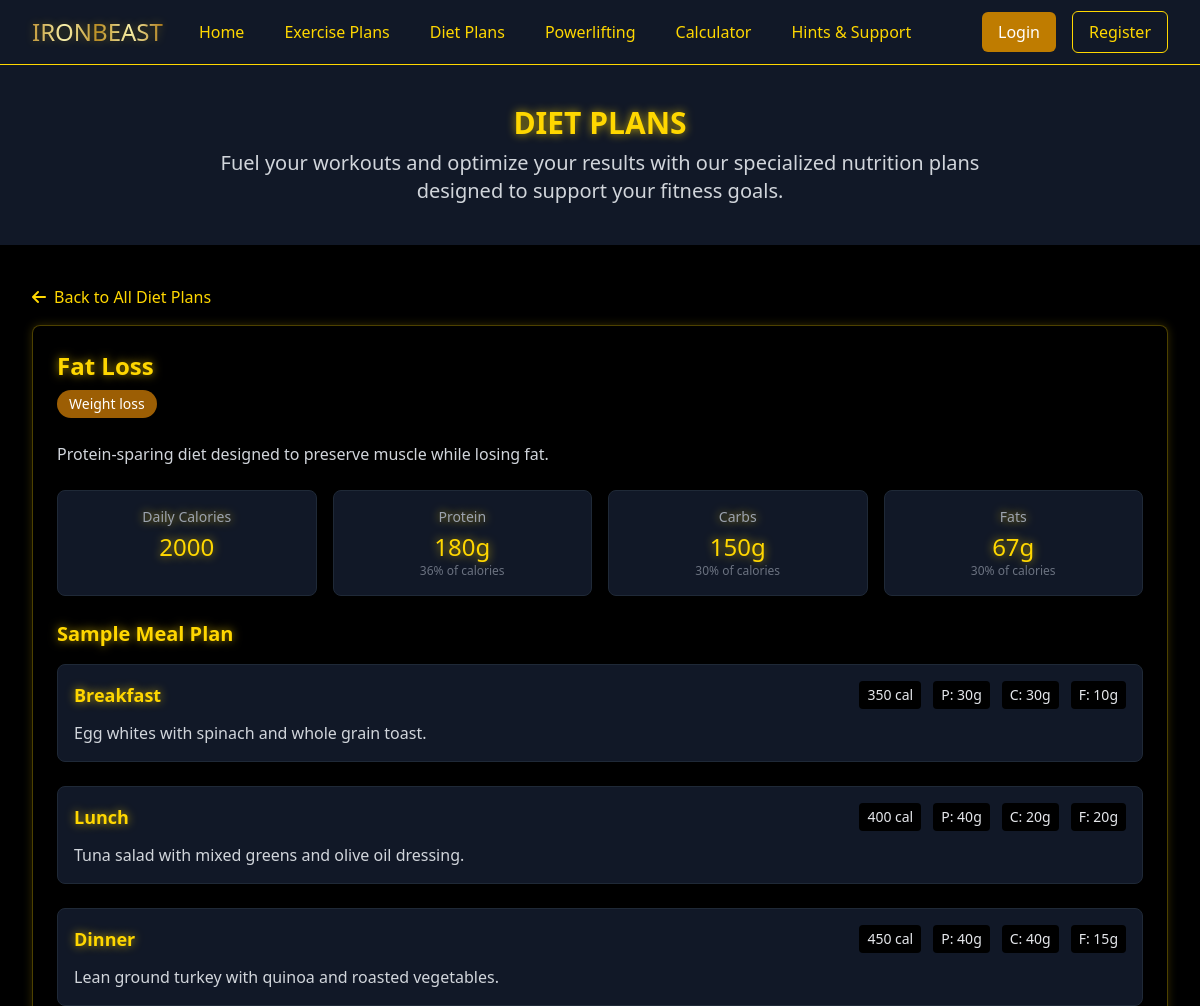
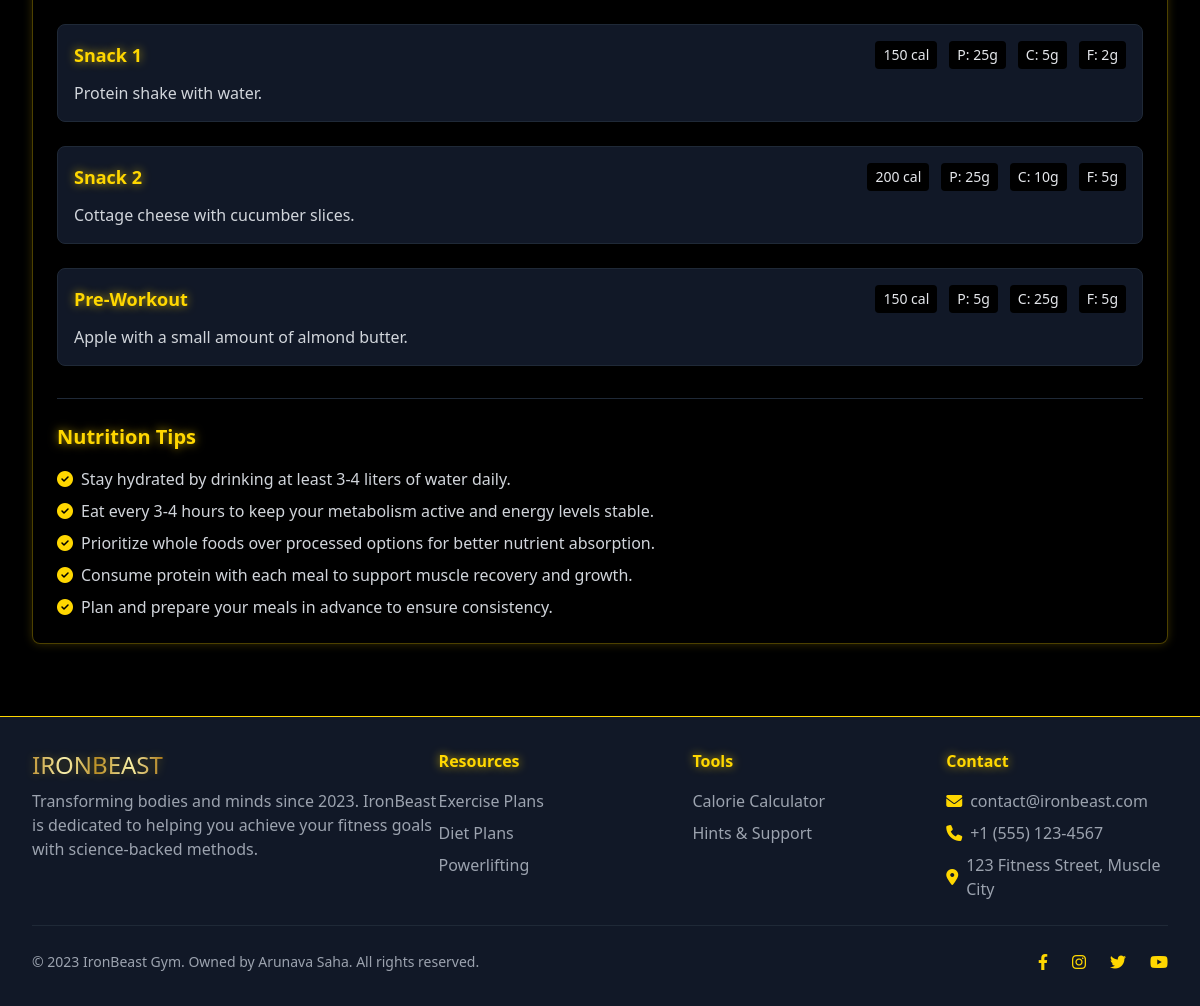
The app's page /diet-plan/2 with its own data (2 pictures, top to bottom).
### models.py (models this page shows)
class DietPlan(db.Model):
    id = db.Column(db.Integer, primary_key=True)
    name = db.Column(db.String(100), nullable=False)
    description = db.Column(db.Text, nullable=False)
    goal = db.Column(db.String(50), nullable=False)  # e.g., "weight loss", "muscle gain", "maintenance"
    calories = db.Column(db.Integer, nullable=False)
    protein = db.Column(db.Integer, nullable=False)  # in grams
    carbs = db.Column(db.Integer, nullable=False)  # in grams
    fats = db.Column(db.Integer, nullable=False)  # in grams
    meals = db.relationship('Meal', backref='diet_plan', lazy=True)

class Meal(db.Model):
    id = db.Column(db.Integer, primary_key=True)
    name = db.Column(db.String(100), nullable=False)
    description = db.Column(db.Text, nullable=False)
    calories = db.Column(db.Integer, nullable=False)
    protein = db.Column(db.Integer, nullable=False)  # in grams
    carbs = db.Column(db.Integer, nullable=False)  # in grams
    fats = db.Column(db.Integer, nullable=False)  # in grams
    diet_plan_id = db.Column(db.Integer, db.ForeignKey('diet_plan.id'), nullable=False)

### routes.py (the view)
@app.route('/diet-plan/<int:plan_id>')
def diet_plan_detail(plan_id):
    plan = DietPlan.query.get_or_404(plan_id)
    meals = Meal.query.filter_by(diet_plan_id=plan_id).all()
    return render_template('diet_plans.html', plan=plan, meals=meals, is_detail=True)

### templates/diet_plans.html (shortened to what this page needs)
{% extends 'base.html' %}
{% block content %}
    <div class="bg-gray-900 py-10">
        <div class="max-w-7xl mx-auto px-4 sm:px-6 lg:px-8">
            <h1 class="text-3xl font-bold text-center golden-text mb-2">DIET PLANS</h1>
            <p class="text-xl text-center text-gray-300 max-w-3xl mx-auto">
                Fuel your workouts and optimize your results with our specialized nutrition plans designed to support your fitness goals.
            </p>
        </div>
    </div>
    <div class="bg-black py-10">
        <div class="max-w-7xl mx-auto px-4 sm:px-6 lg:px-8">
            {% if is_detail is defined and is_detail %}
                <div class="mb-8">
                    <a href="{{ url_for('diet_plans') }}" class="text-gold-500 hover:text-gold-400 flex items-center mb-4">
                        <i class="fas fa-arrow-left mr-2"></i> Back to All Diet Plans
                    </a>
                    <div class="golden-card rounded-lg p-6">
                        <h2 class="text-2xl font-bold golden-text mb-2">{{ plan.name }}</h2>
                        <div class="flex flex-wrap items-center mb-4 text-sm">
                            <span class="bg-gold-800 text-white px-3 py-1 rounded-full mr-2 mb-2">{{ plan.goal|capitalize }}</span>
                        </div>
                        <p class="text-gray-300 mb-6">{{ plan.description }}</p>
                        <div class="grid grid-cols-1 md:grid-cols-2 lg:grid-cols-4 gap-4 mb-6">
                            <div class="bg-gray-900 rounded-lg p-4 text-center border border-gray-800">
                                <h4 class="text-gray-400 text-sm mb-1">Daily Calories</h4>
                                <p class="text-2xl golden-text">{{ plan.calories }}</p>
                            </div>
                            <div class="bg-gray-900 rounded-lg p-4 text-center border border-gray-800">
                                <h4 class="text-gray-400 text-sm mb-1">Protein</h4>
                                <p class="text-2xl golden-text">{{ plan.protein }}g</p>
                                <p class="text-xs text-gray-500">{{ (plan.protein * 4 / plan.calories * 100)|round|int }}% of calories</p>
                            </div>
                            <div class="bg-gray-900 rounded-lg p-4 text-center border border-gray-800">
                                <h4 class="text-gray-400 text-sm mb-1">Carbs</h4>
                                <p class="text-2xl golden-text">{{ plan.carbs }}g</p>
                                <p class="text-xs text-gray-500">{{ (plan.carbs * 4 / plan.calories * 100)|round|int }}% of calories</p>
                            </div>
                            <div class="bg-gray-900 rounded-lg p-4 text-center border border-gray-800">
                                <h4 class="text-gray-400 text-sm mb-1">Fats</h4>
                                <p class="text-2xl golden-text">{{ plan.fats }}g</p>
                                <p class="text-xs text-gray-500">{{ (plan.fats * 9 / plan.calories * 100)|round|int }}% of calories</p>
                            </div>
                        </div>
                        <h3 class="text-xl font-semibold golden-text mb-4">Sample Meal Plan</h3>
                        <div class="space-y-6">
                            {% for meal in meals %}
                                <div class="bg-gray-900 rounded-lg p-4 border border-gray-800">
                                    <div class="flex flex-col md:flex-row md:justify-between md:items-center">
                                        <h4 class="text-lg font-semibold golden-text mb-2 md:mb-0">{{ meal.name }}</h4>
                                        <div class="flex space-x-3 text-sm">
                                            <span class="bg-black px-2 py-1 rounded">{{ meal.calories }} cal</span>
                                            <span class="bg-black px-2 py-1 rounded">P: {{ meal.protein }}g</span>
                                            <span class="bg-black px-2 py-1 rounded">C: {{ meal.carbs }}g</span>
                                            <span class="bg-black px-2 py-1 rounded">F: {{ meal.fats }}g</span>
                                        </div>
                                    </div>
                                    <p class="text-gray-300 mt-3">{{ meal.description }}</p>
                                </div>
                            {% endfor %}
                        </div>
                        <div class="mt-8 pt-6 border-t border-gray-800">
                            <h3 class="text-xl font-semibold golden-text mb-4">Nutrition Tips</h3>
                            <ul class="space-y-2 text-gray-300">
                                <li class="flex items-start">
                                    <i class="fas fa-check-circle text-gold-500 mt-1 mr-2"></i>
                                    <span>Stay hydrated by drinking at least 3-4 liters of water daily.</span>
                                </li>
                                <li class="flex items-start">
                                    <i class="fas fa-check-circle text-gold-500 mt-1 mr-2"></i>
                                    <span>Eat every 3-4 hours to keep your metabolism active and energy levels stable.</span>
                                </li>
                                <li class="flex items-start">
                                    <i class="fas fa-check-circle text-gold-500 mt-1 mr-2"></i>
                                    <span>Prioritize whole foods over processed options for better nutrient absorption.</span>
                                </li>
                                <li class="flex items-start">
                                    <i class="fas fa-check-circle text-gold-500 mt-1 mr-2"></i>
                                    <span>Consume protein with each meal to support muscle recovery and growth.</span>
                                </li>
                                <li class="flex items-start">
                                    <i class="fas fa-check-circle text-gold-500 mt-1 mr-2"></i>
                                    <span>Plan and prepare your meals in advance to ensure consistency.</span>
                                </li>
                            </ul>
                        </div>
                    </div>
                </div>
            {% endif %}
        </div>
    </div>
{% endblock %}

### static/css/custom.css (style rules this page uses)
body { background-color: #000; position: relative; }
body::before { content: ""; position: fixed; top: 0; left: 0; width: 100%; height: 100%; z-index: -1; background-image: url('/static/images/muscular-silhouette.png'); background-size: cover; background-position: center; background-repeat: no-repeat; opacity: 0.25; pointer-events: none; }
.golden-text { color: #FFD700; text-shadow: 0 0 10px rgba(255, 215, 0, 0.7); animation: glow 2s ease-in-out infinite alternate; }
.golden-card { background-color: rgba(0, 0, 0, 0.7); border: 1px solid rgba(255, 215, 0, 0.3); box-shadow: 0 0 10px rgba(255, 215, 0, 0.2); transition: all 0.3s ease; }

### records on screen
DietPlan: name "Fat Loss", goal "Weight loss", description "Protein-sparing diet designed to preserve muscle while losing fat.", calories "2000", protein "180", (plan.protein*4/plan.calories*100)|round|int "36", carbs "150", (plan.carbs*4/plan.calories*100)|round|int "30", fats "67", (plan.fats*9/plan.calories*100)|round|int "30"
Meal: name "Breakfast", calories "350", protein "30", carbs "30", fats "10", description "Egg whites with spinach and whole grain toast."
Meal: name "Lunch", calories "400", protein "40", carbs "20", fats "20", description "Tuna salad with mixed greens and olive oil dressing."
Meal: name "Dinner", calories "450", protein "40", carbs "40", fats "15", description "Lean ground turkey with quinoa and roasted vegetables."
Meal: name "Snack 1", calories "150", protein "25", carbs "5", fats "2", description "Protein shake with water."
Meal: name "Snack 2", calories "200", protein "25", carbs "10", fats "5", description "Cottage cheese with cucumber slices."
Meal: name "Pre-Workout", calories "150", protein "5", carbs "25", fats "5", description "Apple with a small amount of almond butter."
